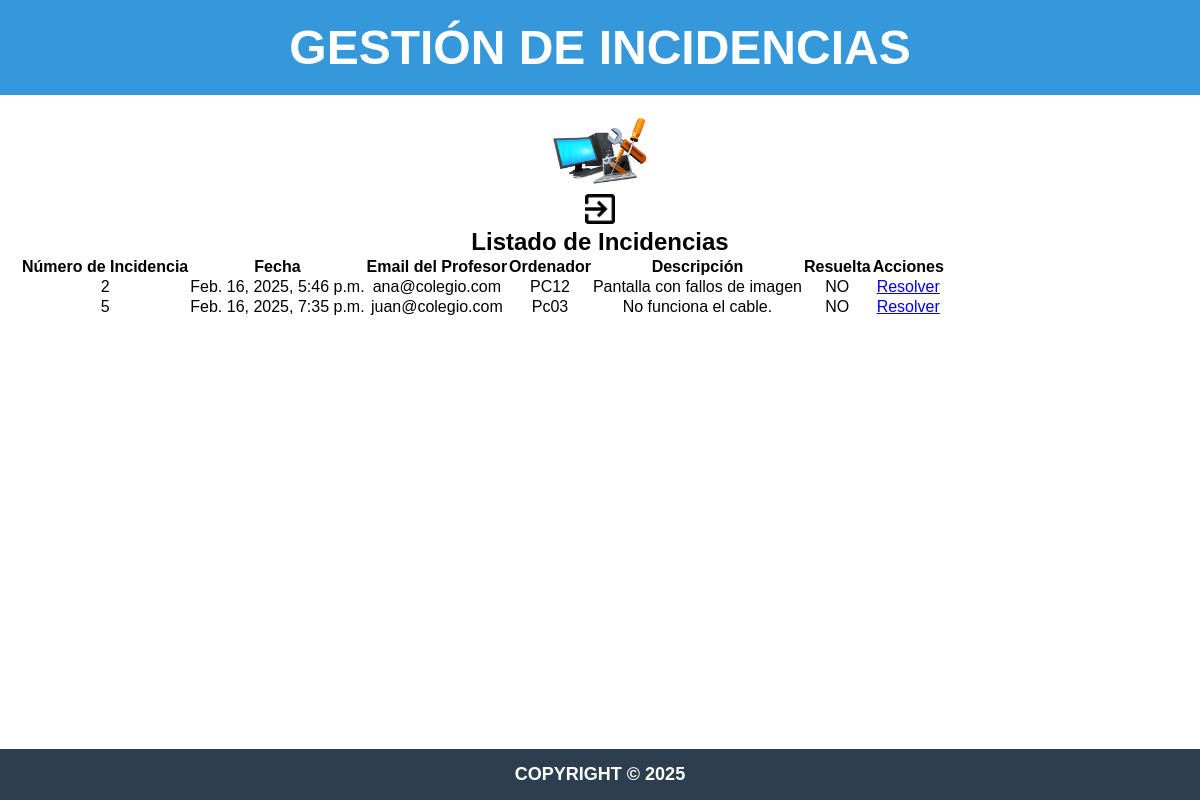
The app's page /tecnico/tecnico2@colegio.com/ with its own data.
### gestion_inc/models.py (models this page shows)
class Incidencia(models.Model):
    numero = models.AutoField(primary_key=True)
    fecha = models.DateTimeField(auto_now_add=True)
    laboratorio = models.ForeignKey(Laboratorio, on_delete=models.CASCADE)
    numero_ordenador = models.CharField(max_length = 10)
    descripcion = models.TextField()
    profesor = models.ForeignKey(Profesor, on_delete = models.CASCADE)
    resuelta = models.BooleanField(default=False)

class Profesor(models.Model):
    nombre_completo = models.CharField(max_length=50)
    email = models.EmailField(max_length=50, primary_key=True)
    password = models.CharField(max_length=50)
    laboratorio = models.ForeignKey(Laboratorio, on_delete=models.SET_NULL, null=True, blank=True)
    '''
        on_delete=models.SET_NULL	Si el laboratorio se borra, este campo se pone en NULL.
        null=True	Permite que el campo almacene valores NULL en la base de datos.
        blank=True	Permite que el campo se deje en blanco en formularios de Django.
    '''

### gestion_inc/views.py (the view)
# urls.py: path('tecnico/<str:email>/', views.Tecnico_View, name='tecnico'),
def Tecnico_View(request, email):
    tecnico = Profesor.objects.get(email=email)
    incidencias = Incidencia.objects.filter(laboratorio=tecnico.laboratorio)
    return render(request, 'gestion_inc/tecnico.html', {'incidencias': incidencias, 'email': email})

### gestion_inc/templates/gestion_inc/tecnico.html
{% extends "gestion_inc/base.html" %}
{% load static %}
{% block content %}
<div class="card p-4 shadow-lg">
    <div class="salir-container">
        <a href="{% url 'login' %}">
            <img src="{% static 'imagenes/exit.png' %}" alt="Salir" class="salir-img"  style="width:30px">
        </a>
    </div>
    <h2 class="text-center">Listado de Incidencias</h2>
    <table class="table table-bordered">
        <thead>
            <tr>
                <th>Número de Incidencia</th>
                <th>Fecha</th>
                <th>Email del Profesor</th>
                <th>Ordenador</th>
                <th>Descripción</th>
                <th>Resuelta</th>
                <th>Acciones</th>
            </tr>
        </thead>
        <tbody>
            {% for incidencia in incidencias %}
            <tr>
                <td>{{ incidencia.numero }}</td>
                <td>{{ incidencia.fecha }}</td>
                <td>{{ incidencia.profesor.email }}</td>
                <td>{{ incidencia.numero_ordenador }}</td>
                <td>{{ incidencia.descripcion }}</td>
                <td>
                    {% if incidencia.resuelta %}
                        <span class="badge badge-success">SI</span>
                    {% else %}
                        <span class="badge badge-danger">NO</span>
                    {% endif %}
                </td>
                <td>
                    {% if incidencia.resuelta %}
                        <a href="{% url 'detalles_incidencia' incidencia.numero %}" class="btn btn-info">Detalles</a>
                    {% else %}
                        <a href="{% url 'resolver_incidencia' incidencia.numero %}" class="btn btn-warning">Resolver</a>
                    {% endif %}
                </td>
            </tr>
            {% empty %}
            <tr>
                <td colspan="7" class="text-center">No hay incidencias asignadas a este laboratorio.</td>
            </tr>
            {% endfor %}
        </tbody>
    </table>
</div>
{% endblock %}

### gestion_inc/templates/gestion_inc/base.html (shortened to what this page needs)
{% load static %}
<!DOCTYPE html>
<html lang="es">
<head>
    <link rel="stylesheet" href="{% static 'css/styles.css' %}">
</head>
<body>
    <header>
        <h1>GESTIÓN DE INCIDENCIAS</h1>
    </header>
    <main>
        <img id="imgfix"src="{% static 'imagenes/fixPC.png' %}" alt="Logo">
        {% block content %}{% endblock %}
    </main>
    <footer>
        <h4>COPYRIGHT © 2025</h4>
    </footer>
</body>
</html>

### gestion_inc/static/css/styles.css (style rules this page uses)
* { margin: 0; padding: 0; box-sizing: border-box; }
body { font-family: Arial, sans-serif; display: flex; flex-direction: column; min-height: 100vh; }
header { background-color: #3498db; color: white; text-align: center; padding: 20px; font-size: 24px; }
main { flex: 1; padding: 20px; text-align: center; }
footer { background-color: #2c3e50; color: white; text-align: center; padding: 15px; font-size: 18px; }
#imgfix { width: 100px; }

### records on screen
Incidencia: numero "2", fecha "Feb. 16, 2025, 5:46 p.m.", profesor.email "ana@colegio.com", numero_ordenador "PC12", descripcion "Pantalla con fallos de imagen", resuelta "NO"
Incidencia: numero "5", fecha "Feb. 16, 2025, 7:35 p.m.", profesor.email "juan@colegio.com", numero_ordenador "Pc03", descripcion "No funciona el cable.", resuelta "NO"
